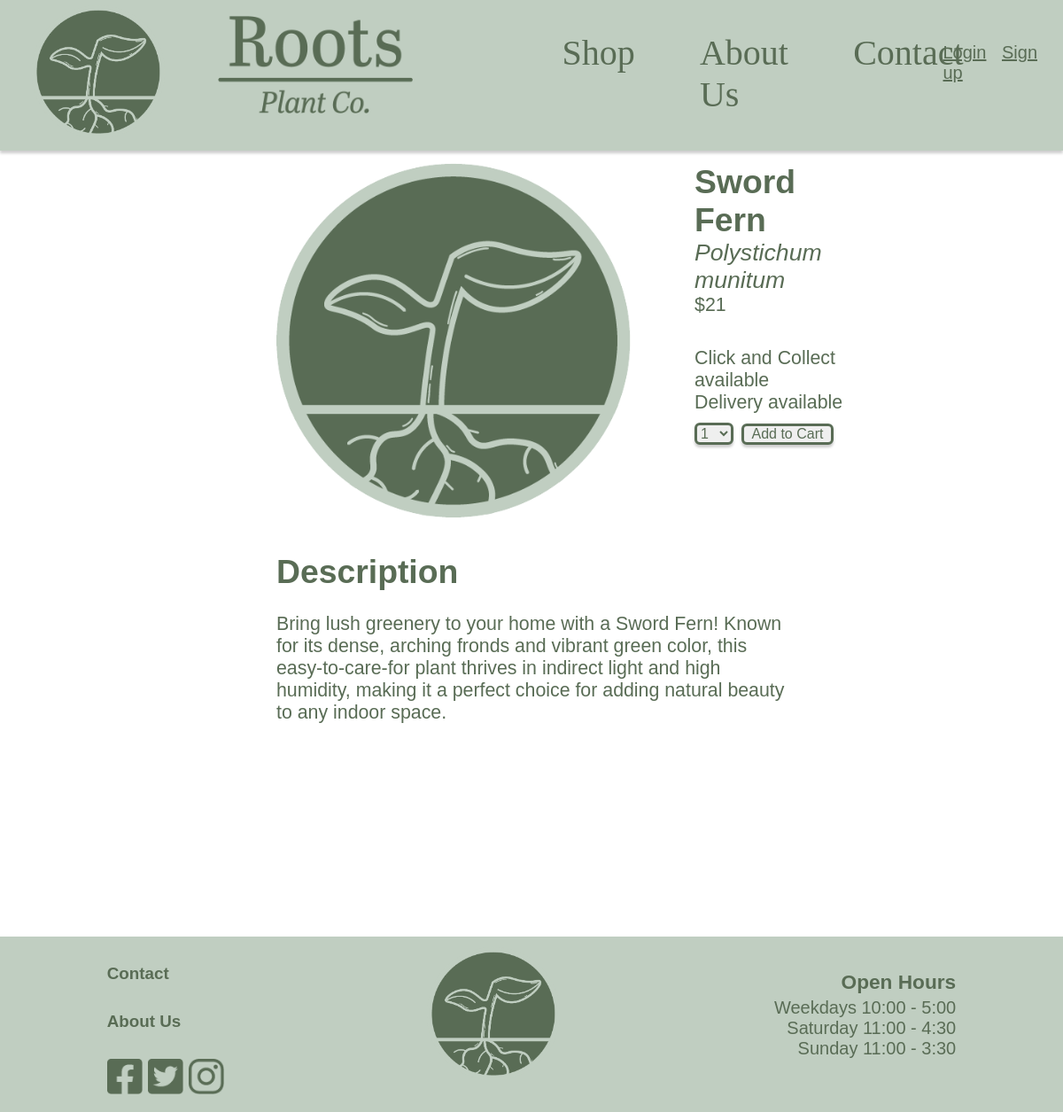
Page /product/6 on the earlier database version.
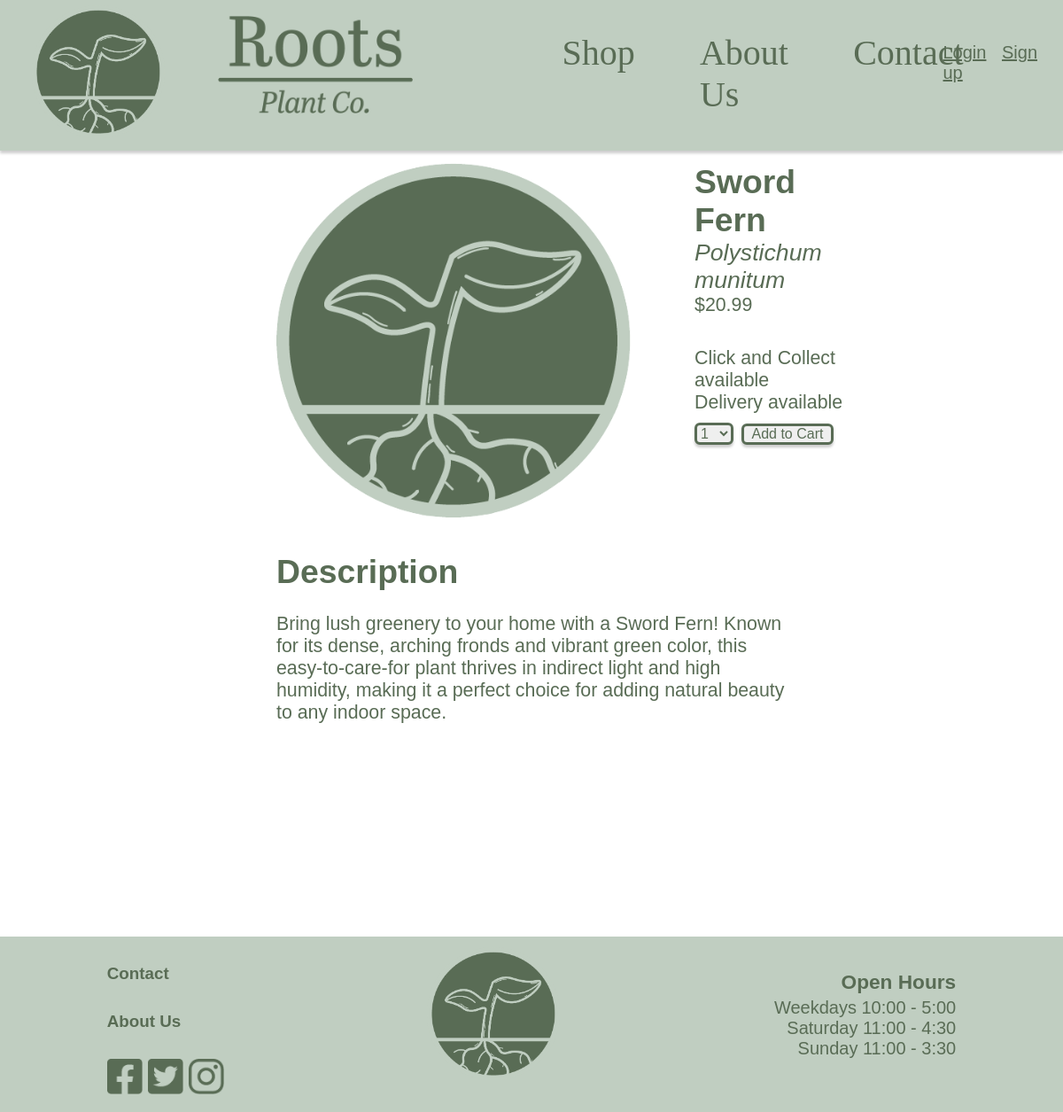
Same page on the later database version.
### Website/models.py (models this page shows)
class ShopProducts(db.Model):
    __tablename__ = 'shopProducts'
    id = db.Column(db.Integer, primary_key=True)
    name = db.Column(db.String(150), nullable=False) #Is required
    summary = db.Column(db.String(500), nullable=True)
    description = db.Column(db.String(1000), nullable=True)
    price = db.Column(db.Integer, nullable=False) #Is required
    stock = db.Column(db.Integer, nullable=False) #Is required
    category = db.Column(db.String(150), nullable=False) #Is required
    subCategory = db.Column(db.String(150), nullable=True)
    subSubCategory = db.Column(db.String(150), nullable=True)
    imageUrl = db.Column(db.String(150), nullable=False) #Is required
    userId = db.Column(db.Integer, db.ForeignKey('user.id'))

### Website/views.py (the view)
@views.route('/product/<int:id>')
def product(id):
    product = ShopProducts.query.get_or_404(id)
    return render_template('product.html', user=current_user, product=product)

### Website/templates/product.html (shortened to what this page needs)
{% extends "navBase.html" %}
{% block content %}
<link rel="stylesheet" href="{{ url_for('static', filename='css/product.css') }}">
    <div class="breadcrumbNav" align="center">
        {% if product.subSubCategory != "None" and product.subSubCategory != None %}
        <a href="/shop"></a> <a href="/shop{{product.category}}"></a> <a href="/shop{{product.category}}{{product.subCategory}}"></a> <a href="/shop{{product.category}}{{product.subCategory}}{{product.subSubCategory}}"></a>
        {% elif product.subCategory != "None" and product.subCategory != None %}
        <a href="/shop">Shop</a> > <a href="/shop{{product.category}}">{{product.category}}</a> > <a href="/shop{{product.category}}{{product.subCategory}}">{{product.subCategory}}</a> > {{product.name}}
        {% else %}
        <a href="/shop">Shop</a> > <a href="/shop{{product.category}}">{{product.category}}</a> > {{product.name}}
        {% endif %}
    </div>
    <div class="flexBox">
        <div class="productImage">
            <img src="{{ url_for('static', filename='img/' + product.imageUrl) }}" width="400" alt="Plant image">
        </div>
        <div class="infoFlex">
            <div class="productInfo">
                <div class="productName">
                    {{ product.name }}
                </div>
                <div class="productSummary">
                    {% if product.summary == "None" or product.summary == None %}
                    {% else %}
                    {{ product.summary }}
                    {% endif %}
                </div>
                <div class=productPrice>
                    ${{ product.price }}
                </div>
            </div>
            <div class="productCart">
                <p> Click and Collect available</p>
                <p> Delivery available</p>
                <div class="qtyAndBtn">
                    <div class="quantity">
                        <select name="quantity" id="qty">
                            <option value="1">1</option>
                        </select>
                    </div>
                    <form action="{{ url_for('views.addToCart', productId=product.id) }}" method="POST">
                        <button class="addBtn" type="submit" onclick="updateQty()">
                            Add to Cart
                        </button>
                    </form>
                </div>
            </div>
        </div>
    </div>
    <div class="description">
        <h1>Description</h1>
        <p>{{ product.description }}</p>
    </div>
{% endblock %}

Differences in the rows shown:
changed ShopProducts "Sword Fern": price "21" → "20.99"
